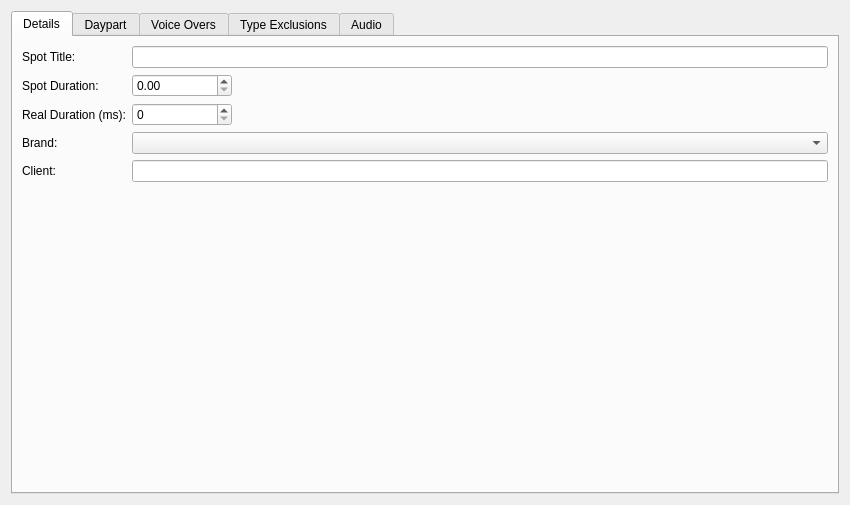
<?xml version="1.0" encoding="UTF-8"?>
<ui version="4.0">
 <class>SpotForm</class>
 <widget class="QWidget" name="SpotForm">
  <property name="geometry">
   <rect>
    <x>0</x>
    <y>0</y>
    <width>850</width>
    <height>505</height>
   </rect>
  </property>
  <property name="minimumSize">
   <size>
    <width>650</width>
    <height>250</height>
   </size>
  </property>
  <property name="windowTitle">
   <string>Form</string>
  </property>
  <layout class="QVBoxLayout" name="verticalLayout_8">
   <item>
    <widget class="QTabWidget" name="tabWidget">
     <property name="currentIndex">
      <number>0</number>
     </property>
     <widget class="QWidget" name="tabDetails">
      <attribute name="title">
       <string>Details</string>
      </attribute>
      <layout class="QVBoxLayout" name="verticalLayout_7">
       <item>
        <layout class="QGridLayout" name="gridLayout">
         <item row="4" column="0">
          <widget class="QLabel" name="label_4">
           <property name="text">
            <string>Client:</string>
           </property>
          </widget>
         </item>
         <item row="1" column="1">
          <widget class="QDoubleSpinBox" name="edtSpotDuration">
           <property name="sizePolicy">
            <sizepolicy hsizetype="Fixed" vsizetype="Fixed">
             <horstretch>0</horstretch>
             <verstretch>0</verstretch>
            </sizepolicy>
           </property>
           <property name="minimumSize">
            <size>
             <width>100</width>
             <height>0</height>
            </size>
           </property>
          </widget>
         </item>
         <item row="1" column="0">
          <widget class="QLabel" name="label_2">
           <property name="text">
            <string>Spot Duration:</string>
           </property>
          </widget>
         </item>
         <item row="0" column="1">
          <widget class="QLineEdit" name="edtName"/>
         </item>
         <item row="4" column="1">
          <widget class="QLineEdit" name="edtClient">
           <property name="readOnly">
            <bool>true</bool>
           </property>
          </widget>
         </item>
         <item row="0" column="0">
          <widget class="QLabel" name="label">
           <property name="text">
            <string>Spot Title:</string>
           </property>
          </widget>
         </item>
         <item row="3" column="1">
          <widget class="QComboBox" name="cbBrands"/>
         </item>
         <item row="2" column="0">
          <widget class="QLabel" name="label_3">
           <property name="text">
            <string>Real Duration (ms):</string>
           </property>
          </widget>
         </item>
         <item row="3" column="0">
          <widget class="QLabel" name="label_5">
           <property name="text">
            <string>Brand:</string>
           </property>
          </widget>
         </item>
         <item row="2" column="1">
          <widget class="QSpinBox" name="edtRealDuration">
           <property name="sizePolicy">
            <sizepolicy hsizetype="Fixed" vsizetype="Fixed">
             <horstretch>0</horstretch>
             <verstretch>0</verstretch>
            </sizepolicy>
           </property>
           <property name="minimumSize">
            <size>
             <width>100</width>
             <height>0</height>
            </size>
           </property>
          </widget>
         </item>
        </layout>
       </item>
       <item>
        <spacer name="verticalSpacer">
         <property name="orientation">
          <enum>Qt::Orientation::Vertical</enum>
         </property>
         <property name="sizeHint" stdset="0">
          <size>
           <width>20</width>
           <height>40</height>
          </size>
         </property>
        </spacer>
       </item>
      </layout>
     </widget>
     <widget class="QWidget" name="tabDaypart">
      <attribute name="title">
       <string>Daypart</string>
      </attribute>
      <layout class="QVBoxLayout" name="verticalLayout_6">
       <item>
        <layout class="QVBoxLayout" name="vlDaypart"/>
       </item>
      </layout>
     </widget>
     <widget class="QWidget" name="tabVoiceOver">
      <attribute name="title">
       <string>Voice Overs</string>
      </attribute>
      <layout class="QVBoxLayout" name="verticalLayout_4">
       <item>
        <layout class="QVBoxLayout" name="vlVoiceOver"/>
       </item>
      </layout>
     </widget>
     <widget class="QWidget" name="tabTypeEx">
      <attribute name="title">
       <string>Type Exclusions</string>
      </attribute>
      <layout class="QVBoxLayout" name="verticalLayout">
       <item>
        <layout class="QVBoxLayout" name="vlTypeEx"/>
       </item>
      </layout>
     </widget>
     <widget class="QWidget" name="tabAudio">
      <attribute name="title">
       <string>Audio</string>
      </attribute>
      <layout class="QVBoxLayout" name="verticalLayout_2">
       <item>
        <layout class="QVBoxLayout" name="vlSpotAudio"/>
       </item>
      </layout>
     </widget>
    </widget>
   </item>
  </layout>
 </widget>
 <resources/>
 <connections/>
</ui>
